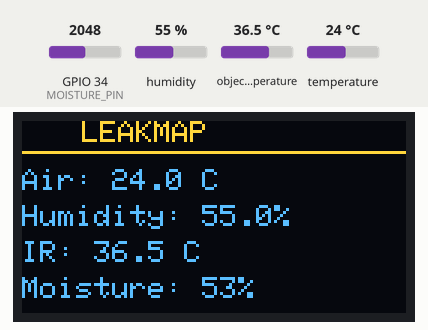
Recording of a sketch running on a simulated ESP32. Parts: 128×64 one-colour display. The test bench sets the inputs (shaded band); at power-on: humidity 55 %, object temperature 36.5 °C, GPIO 34 (MOISTURE_PIN) = 2048, temperature 24 °C (analog values on the 0–4095 scale). The OLED is the two-colour kind (top 16 rows yellow); WiFi joins after 1.5 s; servers stay silent unless stated; uploads are accepted with an empty reply; what the sketch prints to the serial monitor is not drawn.

Above: at 5.2 s.
5.3 s: humidity set to 22 %
At 7.2 s:
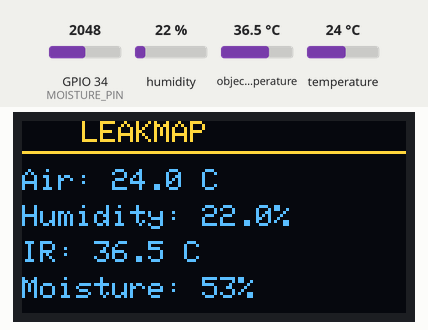
7.9 s: object temperature set to 20 °C
At 9.1 s:
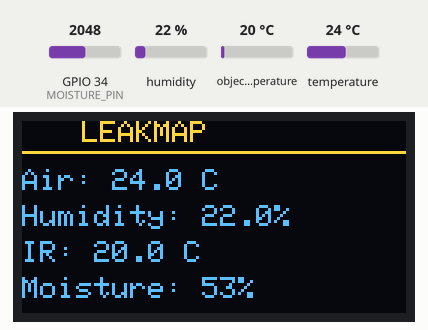
10.1 s: GPIO 34 (MOISTURE_PIN) set to 2866
At 12.1 s:
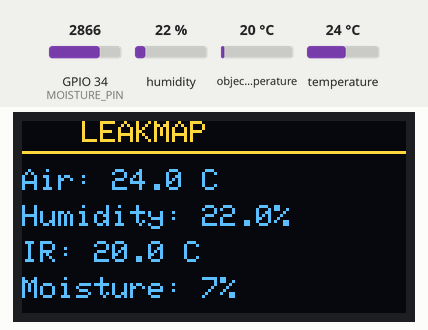
12.4 s: temperature set to 12 °C
At 14.1 s:
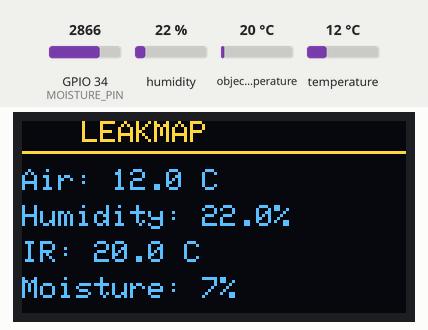
14.7 s: object temperature set to 26 °C
16.9 s: GPIO 34 (MOISTURE_PIN) set to 3972
At 19.0 s:
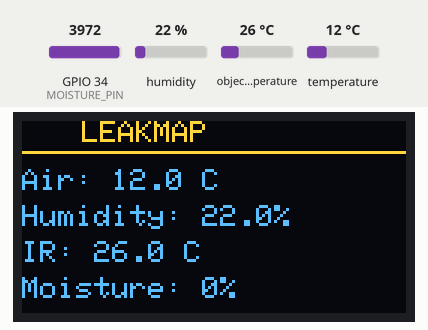
Timing chart, 0 to 20.2 s (numbered marks = the images above; inputs shaded):
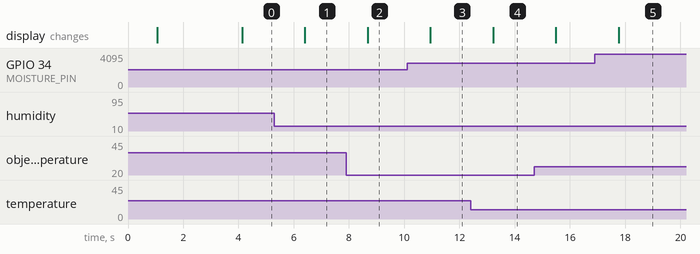

Measured:
- after the input at 5.3 s, the display: changes after 1.1 s (image 1)
- after the input at 7.9 s, the display: changes after 0.77 s (image 2)
- after the input at 10.1 s, the display: changes after 0.85 s (image 3)
- after the input at 12.4 s, the display: changes after 0.82 s (image 4)
- after the input at 16.9 s, the display: changes after 0.86 s (image 5)

The sketch:

sketch_jul22a.ino
```cpp
/*
  LeakMap ESP32 Scanner
  ---------------------
  Sensors:
    DHT11        -> GPIO 4
    MLX90614     -> SDA 21, SCL 22
    Moisture     -> GPIO 34
    OLED SSD1306 -> SDA 21, SCL 22, address 0x3C

  Firebase:
    /live
      moisture
      thermalDelta
      acoustic
      airTemp
      humidity
      ts
*/

#include <WiFi.h>
#include <WiFiClientSecure.h>
#include <HTTPClient.h>

#include <Wire.h>

#include <Adafruit_GFX.h>
#include <Adafruit_SSD1306.h>
#include <Adafruit_MLX90614.h>

#include <DHT.h>


// =====================================================
// WIFI
// =====================================================

const char* WIFI_SSID = "surendhar";
const char* WIFI_PASSWORD = "7358993760";


// =====================================================
// FIREBASE
// =====================================================

const char* FIREBASE_HOST =
  "leak-map-3d971-default-rtdb.asia-southeast1.firebasedatabase.app";


// =====================================================
// PINS
// =====================================================

#define DHT_PIN       4
#define DHT_TYPE      DHT11

#define MOISTURE_PIN  34

#define SDA_PIN       21
#define SCL_PIN       22


// =====================================================
// OLED
// =====================================================

#define SCREEN_WIDTH  128
#define SCREEN_HEIGHT 64
#define OLED_RESET    -1

Adafruit_SSD1306 display(
  SCREEN_WIDTH,
  SCREEN_HEIGHT,
  &Wire,
  OLED_RESET
);


// =====================================================
// SENSORS
// =====================================================

DHT dht(DHT_PIN, DHT_TYPE);

Adafruit_MLX90614 mlx =
  Adafruit_MLX90614();

bool mlxReady = false;


// =====================================================
// MOISTURE CALIBRATION
// =====================================================

// Change these later after testing your sensor.

const int MOISTURE_RAW_DRY = 3000;
const int MOISTURE_RAW_WET = 1200;


// =====================================================
// TIMING
// =====================================================

const unsigned long PUSH_INTERVAL = 2000;

unsigned long lastPush = 0;


// =====================================================
// WIFI CONNECTION
// =====================================================

bool connectWiFi() {

  Serial.println();
  Serial.println("================================");
  Serial.println("Connecting to WiFi");
  Serial.println("================================");

  Serial.print("SSID: ");
  Serial.println(WIFI_SSID);

  WiFi.mode(WIFI_STA);
  WiFi.begin(WIFI_SSID, WIFI_PASSWORD);

  int attempts = 0;

  while (WiFi.status() != WL_CONNECTED &&
         attempts < 30) {

    delay(500);
    Serial.print(".");

    attempts++;
  }

  Serial.println();

  if (WiFi.status() == WL_CONNECTED) {

    Serial.println("WiFi CONNECTED!");

    Serial.print("IP Address: ");
    Serial.println(WiFi.localIP());

    return true;

  } else {

    Serial.println("WiFi CONNECTION FAILED!");

    Serial.print("WiFi status: ");
    Serial.println(WiFi.status());

    return false;
  }
}


// =====================================================
// MOISTURE
// =====================================================

float readMoisture() {

  int raw = analogRead(MOISTURE_PIN);

  float percentage =
    (float)(MOISTURE_RAW_DRY - raw) /
    (MOISTURE_RAW_DRY - MOISTURE_RAW_WET)
    * 100.0;

  percentage = constrain(
    percentage,
    0.0,
    100.0
  );

  Serial.print("Moisture raw: ");
  Serial.print(raw);

  Serial.print(" | Moisture: ");
  Serial.print(percentage, 1);
  Serial.println("%");

  return percentage;
}


// =====================================================
// THERMAL
// =====================================================

float readThermalDelta(float airTemp) {

  if (!mlxReady) {
    return 0.0;
  }

  float objectTemp =
    mlx.readObjectTempC();

  if (isnan(objectTemp) ||
      isnan(airTemp)) {

    return 0.0;
  }

  float delta =
    fabs(objectTemp - airTemp);

  Serial.print("IR Object Temp: ");
  Serial.print(objectTemp, 2);

  Serial.print(" C | Thermal Delta: ");
  Serial.print(delta, 2);

  Serial.println(" C");

  return delta;
}


// =====================================================
// FIREBASE
// =====================================================

void pushToFirebase(
  float moisture,
  float thermalDelta,
  float acoustic,
  float airTemp,
  float humidity
) {

  if (WiFi.status() != WL_CONNECTED) {

    Serial.println(
      "WiFi disconnected. Reconnecting..."
    );

    connectWiFi();

    if (WiFi.status() != WL_CONNECTED) {
      return;
    }
  }


  WiFiClientSecure client;

  // For demo/student project.
  client.setInsecure();


  HTTPClient https;

  String url =
    "https://" +
    String(FIREBASE_HOST) +
    "/live.json";


  Serial.println();
  Serial.println("Sending data to Firebase...");

  if (!https.begin(client, url)) {

    Serial.println(
      "Firebase connection setup FAILED"
    );

    return;
  }


  https.addHeader(
    "Content-Type",
    "application/json"
  );


  String payload = "{";

  payload +=
    "\"moisture\":" +
    String(moisture, 1) +
    ",";

  payload +=
    "\"thermalDelta\":" +
    String(thermalDelta, 2) +
    ",";

  payload +=
    "\"acoustic\":" +
    String(acoustic, 1) +
    ",";

  payload +=
    "\"airTemp\":" +
    String(isnan(airTemp) ? 0.0 : airTemp, 1) +
    ",";

  payload +=
    "\"humidity\":" +
    String(isnan(humidity) ? 0.0 : humidity, 1) +
    ",";

  payload +=
    "\"ts\":" +
    String(millis());

  payload += "}";


  int httpCode =
    https.PUT(payload);


  if (httpCode > 0) {

    Serial.print(
      "Firebase response: "
    );

    Serial.println(httpCode);

    Serial.print(
      "Firebase data: "
    );

    Serial.println(payload);

  } else {

    Serial.print(
      "Firebase FAILED: "
    );

    Serial.println(
      https.errorToString(httpCode)
    );
  }


  https.end();
}


// =====================================================
// OLED
// =====================================================

void updateOLED(
  float airTemp,
  float humidity,
  float objectTemp,
  float moisture,
  float thermalDelta
) {

  display.clearDisplay();

  display.setTextSize(1);

  display.setTextColor(
    SSD1306_WHITE
  );


  // Header

  display.setCursor(20, 0);

  display.println(
    "LEAKMAP"
  );

  display.drawLine(
    0,
    10,
    128,
    10,
    SSD1306_WHITE
  );


  // Air temperature

  display.setCursor(0, 16);

  display.print(
    "Air: "
  );

  if (isnan(airTemp)) {

    display.println("ERR");

  } else {

    display.print(
      airTemp,
      1
    );

    display.println(" C");
  }


  // Humidity

  display.setCursor(0, 28);

  display.print(
    "Humidity: "
  );

  if (isnan(humidity)) {

    display.println("ERR");

  } else {

    display.print(
      humidity,
      1
    );

    display.println("%");
  }


  // IR temperature

  display.setCursor(0, 40);

  display.print(
    "IR: "
  );

  if (mlxReady &&
      !isnan(objectTemp)) {

    display.print(
      objectTemp,
      1
    );

    display.println(" C");

  } else {

    display.println(
      "NOT FOUND"
    );
  }


  // Moisture

  display.setCursor(0, 52);

  display.print(
    "Moisture: "
  );

  display.print(
    moisture,
    0
  );

  display.println("%");


  display.display();
}


// =====================================================
// SETUP
// =====================================================

void setup() {

  Serial.begin(115200);

  delay(1000);


  Serial.println();
  Serial.println(
    "================================"
  );

  Serial.println(
    "       LEAKMAP SCANNER"
  );

  Serial.println(
    "================================"
  );


  // ADC

  analogReadResolution(12);


  // I2C

  Wire.begin(
    SDA_PIN,
    SCL_PIN
  );


  // DHT11

  dht.begin();

  Serial.println(
    "DHT11 initialized"
  );


  // MLX90614

  mlxReady = mlx.begin();

  if (mlxReady) {

    Serial.println(
      "MLX90614 detected"
    );

  } else {

    Serial.println(
      "WARNING: MLX90614 NOT detected"
    );

    Serial.println(
      "Thermal delta will be 0"
    );
  }


  // OLED

  if (!display.begin(
        SSD1306_SWITCHCAPVCC,
        0x3C
      )) {

    Serial.println(
      "OLED NOT detected!"
    );

  } else {

    Serial.println(
      "OLED initialized"
    );

    display.clearDisplay();

    display.setTextSize(1);

    display.setTextColor(
      SSD1306_WHITE
    );

    display.setCursor(
      15,
      25
    );

    display.println(
      "LeakMap Starting..."
    );

    display.display();

    delay(1500);
  }


  // WiFi

  connectWiFi();


  Serial.println();
  Serial.println(
    "System ready."
  );
}


// =====================================================
// LOOP
// =====================================================

void loop() {

  // -------------------------------------------------
  // Read DHT11
  // -------------------------------------------------

  float humidity =
    dht.readHumidity();

  float airTemp =
    dht.readTemperature();


  // -------------------------------------------------
  // Read MLX90614
  // -------------------------------------------------

  float objectTemp = 0;

  if (mlxReady) {

    objectTemp =
      mlx.readObjectTempC();
  }


  // -------------------------------------------------
  // Moisture
  // -------------------------------------------------

  float moisture =
    readMoisture();


  // -------------------------------------------------
  // Thermal difference
  // -------------------------------------------------

  float thermalDelta = 0;

  if (!isnan(airTemp)) {

    thermalDelta =
      readThermalDelta(airTemp);
  }


  // -------------------------------------------------
  // Acoustic
  // -------------------------------------------------

  // No acoustic sensor connected yet.

  float acoustic = 0.0;


  // -------------------------------------------------
  // Serial output
  // -------------------------------------------------

  Serial.println();
  Serial.println(
    "---------- SENSOR DATA ----------"
  );

  Serial.print(
    "Air Temperature: "
  );

  Serial.print(
    airTemp,
    1
  );

  Serial.println(" C");


  Serial.print(
    "Humidity: "
  );

  Serial.print(
    humidity,
    1
  );

  Serial.println(" %");


  Serial.print(
    "Object Temperature: "
  );

  Serial.print(
    objectTemp,
    1
  );

  Serial.println(" C");


  Serial.print(
    "Moisture: "
  );

  Serial.print(
    moisture,
    1
  );

  Serial.println(" %");


  Serial.print(
    "Thermal Delta: "
  );

  Serial.print(
    thermalDelta,
    2
  );

  Serial.println(" C");


  // -------------------------------------------------
  // OLED
  // -------------------------------------------------

  updateOLED(
    airTemp,
    humidity,
    objectTemp,
    moisture,
    thermalDelta
  );


  // -------------------------------------------------
  // Firebase
  // -------------------------------------------------

  pushToFirebase(
    moisture,
    thermalDelta,
    acoustic,
    airTemp,
    humidity
  );


  delay(PUSH_INTERVAL);
}
```
